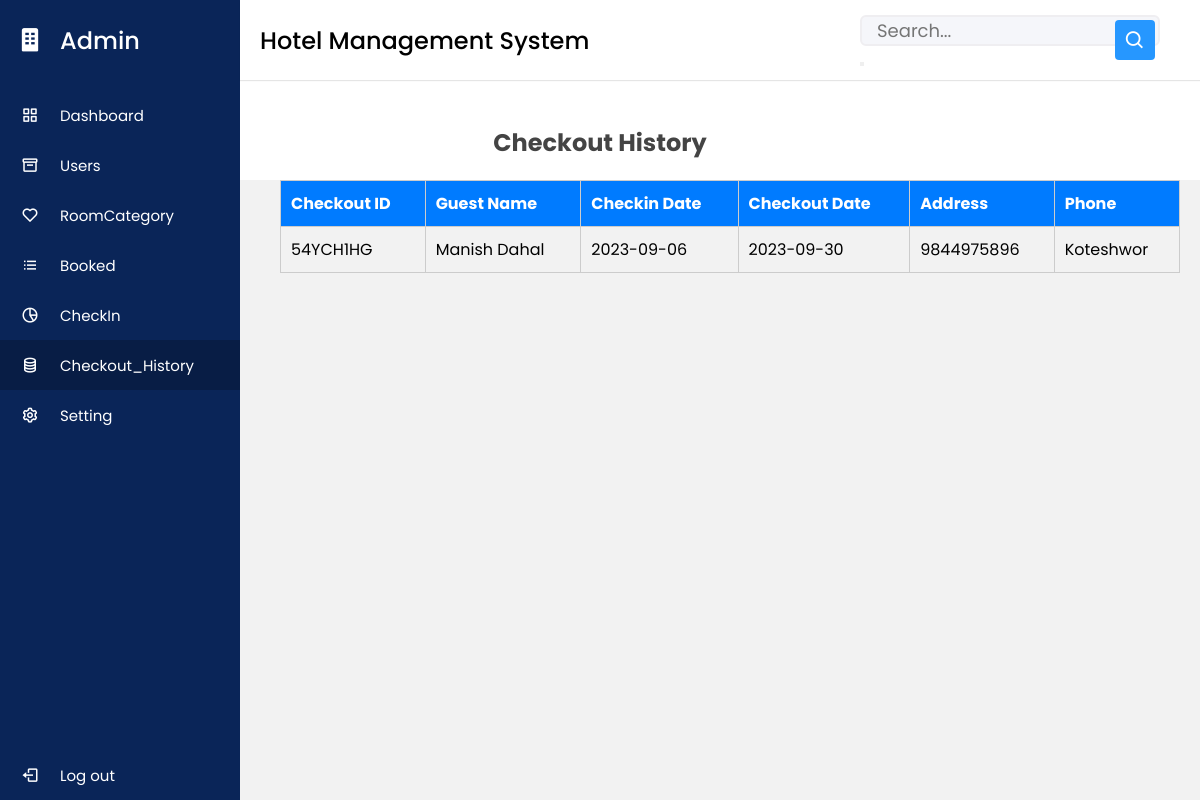
/admin/checkout.php (signed in), run on the app's committed database.
### tables this page shows
CREATE TABLE `checked_out` (
  `booking_id` int(11) NOT NULL,
  `booking_order_id` varchar(255) NOT NULL,
  `room_id` varchar(255) NOT NULL,
  `room_name` varchar(255) NOT NULL,
  `user_id` int(11) NOT NULL,
  `guest_name` varchar(255) NOT NULL,
  `contact` varchar(50) NOT NULL,
  `payment_method` varchar(255) NOT NULL,
  `checkin_date` date NOT NULL,
  `checkin_time` time NOT NULL,
  `checkout_date` date NOT NULL,
  `number_of_stays` int(11) NOT NULL,
  `total_price` varchar(255) NOT NULL
);

CREATE TABLE `users` (
  `user_id` int(11) NOT NULL,
  `name` varchar(50) NOT NULL,
  `username` varchar(50) NOT NULL,
  `email` varchar(50) NOT NULL,
  `phone` varchar(10) NOT NULL,
  `password` varchar(20) NOT NULL,
  `address` varchar(255) NOT NULL,
  `gender` varchar(55) NOT NULL
);

### admin/checkout.php (the view, shortened to what this page needs)
<?php
include "dashboard.php";
include "connect.php";
$keyword = isset($_GET['search']) ? $_GET['search'] : '';
$checkouts = [];
try {
    $sql_checkouts = "SELECT co.*, u.phone, u.address
                      FROM checked_out AS co
                      LEFT JOIN users AS u ON co.user_id = u.user_id
                      WHERE co.guest_name LIKE '%$keyword%' OR co.checkin_date LIKE '%$keyword%' OR co.checkout_date LIKE '%$keyword%'";
    $res_checkouts = $conn->query($sql_checkouts);
    if ($res_checkouts->num_rows > 0) {
        while ($row = $res_checkouts->fetch_assoc()) {
            $checkouts[] = $row;
        }
    }
} catch (Exception $e) {
    die('Database Error: ' . $e->getMessage());
}
?>
<!DOCTYPE html>
<html lang="en">
<head>
</head>
<body>
<h1>Checkout History</h1>
<div class="table-check">
    <table border="1">
    <thead>
        <tr>
            <th>Checkout ID</th>
            <th>Guest Name</th>
            <th>Checkin Date</th>
            <th>Checkout Date</th>
            <th>Address</th>
            <th>Phone</th>
        </tr>
    </thead>
    <tbody>
        <?php
        if (!empty($checkouts)) {
            foreach ($checkouts as $row) {
                echo "<tr>";
                echo "<td>" . $row['booking_order_id'] . "</td>";
                echo "<td>" . $row['guest_name'] . "</td>";
                echo "<td>" . $row['checkin_date'] . "</td>";
                echo "<td>" . $row['checkout_date'] . "</td>";
                echo "<td>" . $row['phone'] . "</td>";
                echo "<td>" . $row['address'] . "</td>";
                echo "</tr>";
            }
        } else {
            echo "<tr><td colspan='4'>No records found.</td></tr>";
        }
        ?>
    </tbody>
    </table>
</div>
</body>
</html>

### admin/dashboard.php (style rules this page uses)
* { margin: 0; padding: 0; box-sizing: border-box; font-family: 'Poppins', sans-serif; }

### admin/checkout.php (style rules this page uses)
body { font-family: Arial, sans-serif; background-color: #f2f2f2; margin: 0; padding: 0; }
h1 { text-align: center; color: #444; padding: 20px; background-color: #fff; padding-top: 100px; }
table { margin-left: 280px; width: 75%; border-collapse: collapse; }
table, th, td { border: 1px solid #ccc; }
th, td { padding: 10px; text-align: left; }
th { background-color: #007BFF; color: #fff; }

### data on the page
checked_out: booking_order "54YCH1HG", guest_name "Manish Dahal", checkin_date "2023-09-06", checkout_date "2023-09-30", user.phone "9844975896", user.address "Koteshwor"
